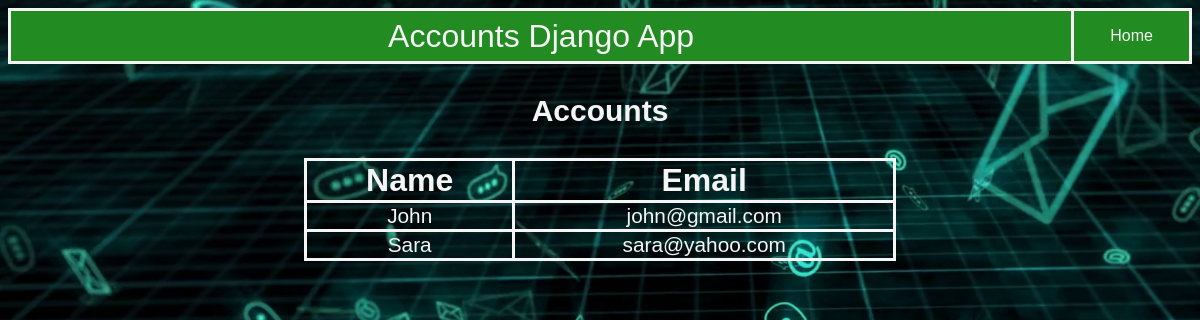
The page /list/ on the database as committed earlier.
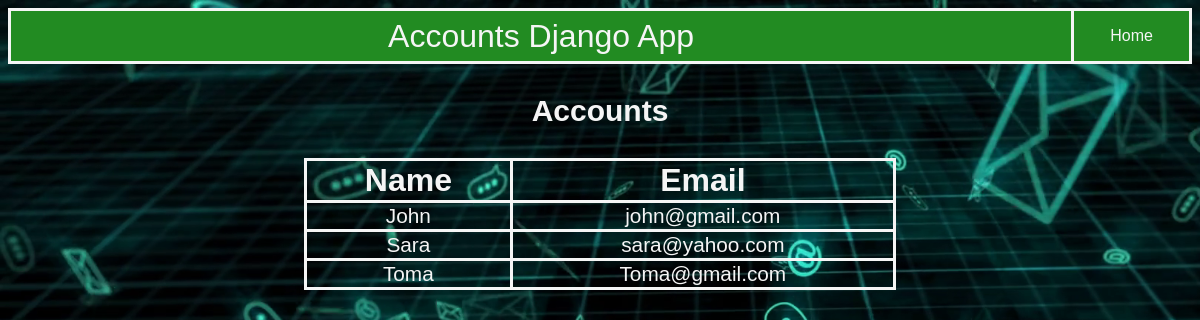
The same page on the database as committed later.
### accounts/models.py (models this page shows, shortened)
class Account(models.Model):
    name = models.CharField(max_length=30)
    email = models.EmailField(unique=True)

### accounts/views.py (the view)
# urls.py: url(r'^list/$', views.list_accounts, name='list'),
def list_accounts(request):
    accounts = Account.objects.all()
    context = {
        'title': "Accounts",
        'accounts': accounts
    }
    return render(request, "accounts/list.html", context)

### accounts/templates/accounts/list.html
{% extends 'accounts/layout.html' %}
{% block body %}
    <table class="center">
        <thead>
            <tr>
                <th>
                    Name
                </th>
                <th>
                   Email
                </th>
            </tr>
        </thead>
        <tbody>
        {% for account in accounts %}
            <tr>
                <td>{{ account.name }}</td>
                <td>{{ account.email }}</td>
            </tr>
        {% endfor %}
        </tbody>
    </table>
{% endblock %}

### accounts/templates/accounts/layout.html (shortened to what this page needs)
{% load static from staticfiles %}
<!DOCTYPE html>
<html lang="en">
<head>
    <link rel="stylesheet" href="{% static '/css/style.css' %}"/>
</head>
<body>
    <nav class="nav-bar" >
        <header>
            <div class="site-name">
                Accounts Django App
            </div>
        </header>
        <ul class="nav-list">
            <li class="nav-link">
                <a href="{% url 'accounts:index' %}" type="button">Home</a>
            </li>
        </ul>
    </nav>
    <div class="header">
        <h3>{{title}}</h3>
    </div>
    {% block body %}
    {% endblock %}
</body>
</html>

### assets/css/style.css (style rules this page uses)
html, body { height: 100%; font-family: 'Raleway', sans-serif; -webkit-font-smoothing: antialiased; font-smoothing: antialiased; }
h3 { font-size: 30px; }
::placeholder { font-style: italic; }
ul, ol { padding: 0; margin: 0; }
body { background-image: url('/static/img/background.png'); background-size: cover; color: whitesmoke ; }
.nav-bar { display:grid; grid-template-columns: 90% auto; margin: auto; background-color:forestgreen; border: 3px solid whitesmoke; color:whitesmoke ; }
.nav-bar header { font-size:2em; margin:auto; text-align:-webkit-center }
.nav-bar .nav-list { display:block; list-style: none; border-left:3px solid whitesmoke }
.nav-list .nav-link { //padding-right:10px; //float:right; }
.nav-list .nav-link a { color: whitesmoke; text-align:center; display:block; text-decoration:none; padding: 16px; }
a { color: whitesmoke; text-align:center; display:block; text-decoration:none; padding: 16px; }
.header { text-align: center; }
table, th, td { border: 3px solid; text-align:center; }
th { font-size:2em; }
td { font-size: 1.3em; }
table { border-collapse: collapse; }
.center { width: 50% !important; margin: auto; }

Rows that differ between the two databases and show on the page:
added Account: name "Toma", email "Toma@gmail.com"
